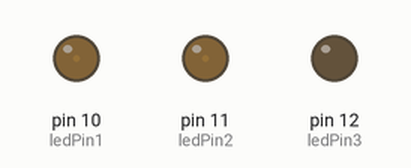
This sketch was run on a simulated Arduino Uno, built with avr-gcc and run on an emulated ATmega328P. Shown: output pins drawn as LEDs (lit = HIGH). Random numbers use the default seed unless the sketch sets one.

Above: at 0.05 s.
At 1.25 s:
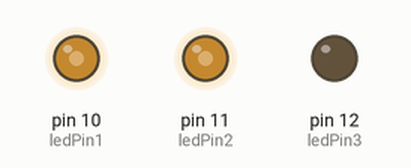
At 1.7 s:
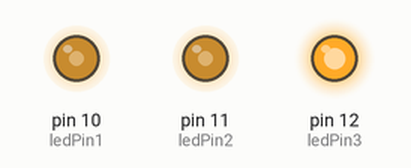
At 2.5 s:
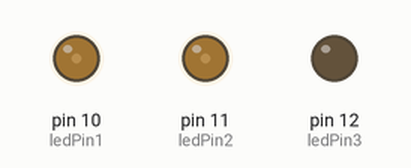
Timing chart, 0 to 7.0 s (numbered marks = the images above):
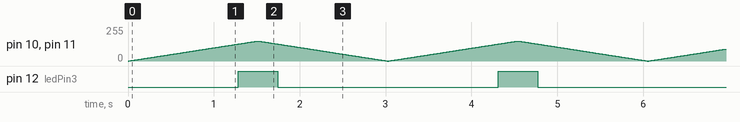

Measured:
- by itself, pin 12 (ledPin3): alternates HIGH for 0.46 s and LOW for 2.6 s

The sketch:

LEDFade.ino
```cpp
int ledPin1 = 10;  // the pin for the first LED
int ledPin2 = 11;  // the pin for the second LED
int ledPin3 = 12;  // the pin for the third LED

void setup() {
  pinMode(ledPin1, OUTPUT);  // set the first LED pin as an output
  pinMode(ledPin2, OUTPUT);  // set the second LED pin as an output
  pinMode(ledPin3, OUTPUT);  // set the third LED pin as an output
}

void loop() {
  // loop from 0 to 150 and back down to 0
  for (int i = 0; i <= 150; i++) {
    analogWrite(ledPin1, i);  // set the brightness of the first LED
    analogWrite(ledPin2, i);  // set the brightness of the second LED
    analogWrite(ledPin3, i);  // set the brightness of the third LED
    delay(10);  // wait a little bit before continuing the loop
  }

  for (int i = 150; i >= 0; i--) {
    analogWrite(ledPin1, i);  // set the brightness of the first LED
    analogWrite(ledPin2, i);  // set the brightness of the second LED
    analogWrite(ledPin3, i);  // set the brightness of the third LED
    delay(10);  // wait a little bit before continuing the loop
  }
}
```

LEDlightshow.c
```cpp
int led1Pin = 10;  // the pin for the first LED
int led2Pin = 11;  // the pin for the second LED
int led3Pin = 12;  // the pin for the third LED

void setup() {
  pinMode(led1Pin, OUTPUT);  // set the first LED pin as an output
  pinMode(led2Pin, OUTPUT);  // set the second LED pin as an output
  pinMode(led3Pin, OUTPUT);  // set the third LED pin as an output
}

void loop() {
  // set random brightness levels for each LED
  int led1Brightness = random(0, 100);
  int led2Brightness = random(0, 100);
  int led3Brightness = random(0, 100);

  // turn on each LED with its respective brightness level
  analogWrite(led1Pin, led1Brightness);
  analogWrite(led2Pin, led2Brightness);
  analogWrite(led3Pin, led3Brightness);

  // wait for a random amount of time before turning the LEDs off
  delay(random(50, 500));

  // turn off all the LEDs
  analogWrite(led1Pin, 0);
  analogWrite(led2Pin, 0);
  analogWrite(led3Pin, 0);

  // wait for a random amount of time before starting the loop again
  delay(random(50, 500));
}
```
